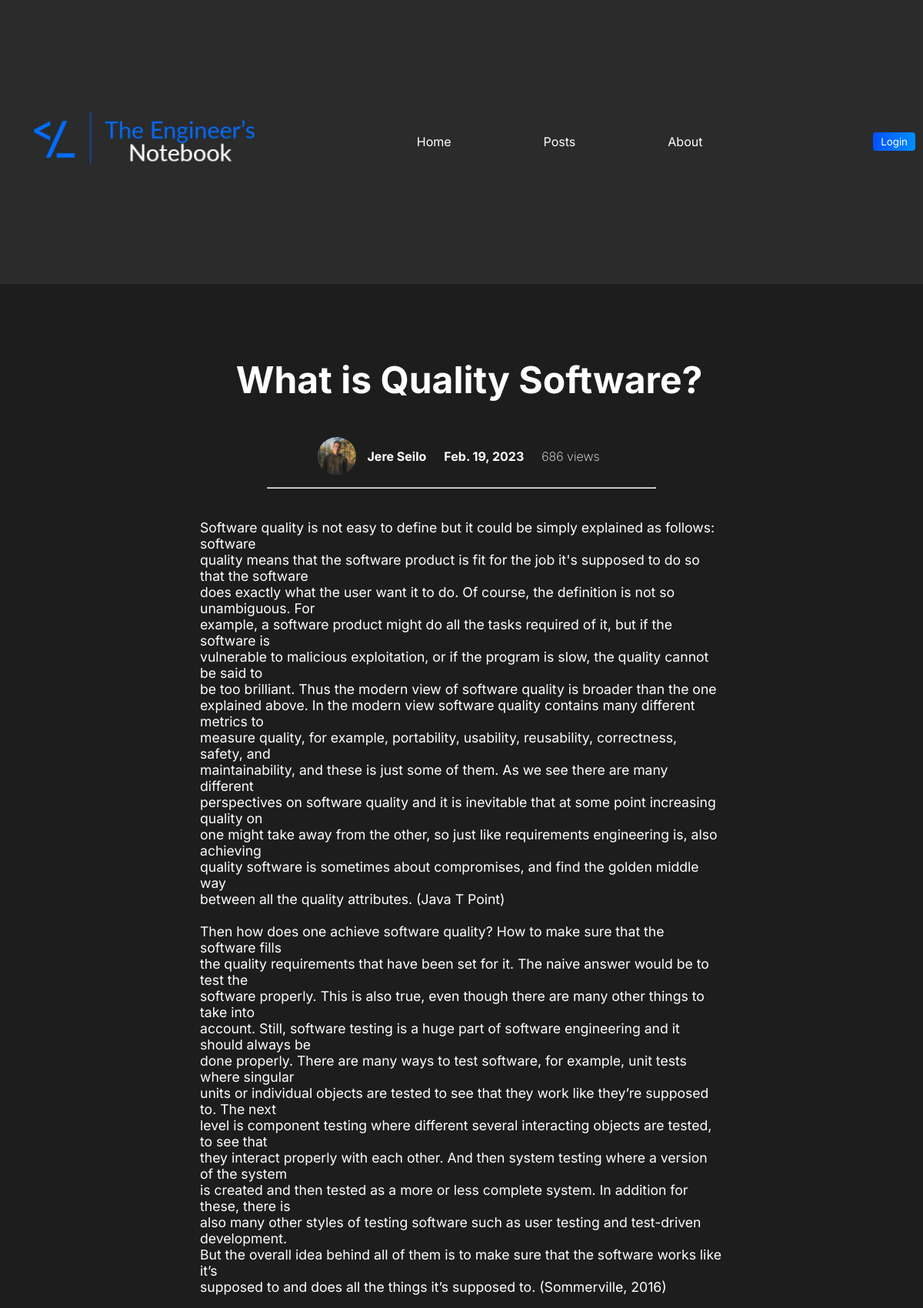
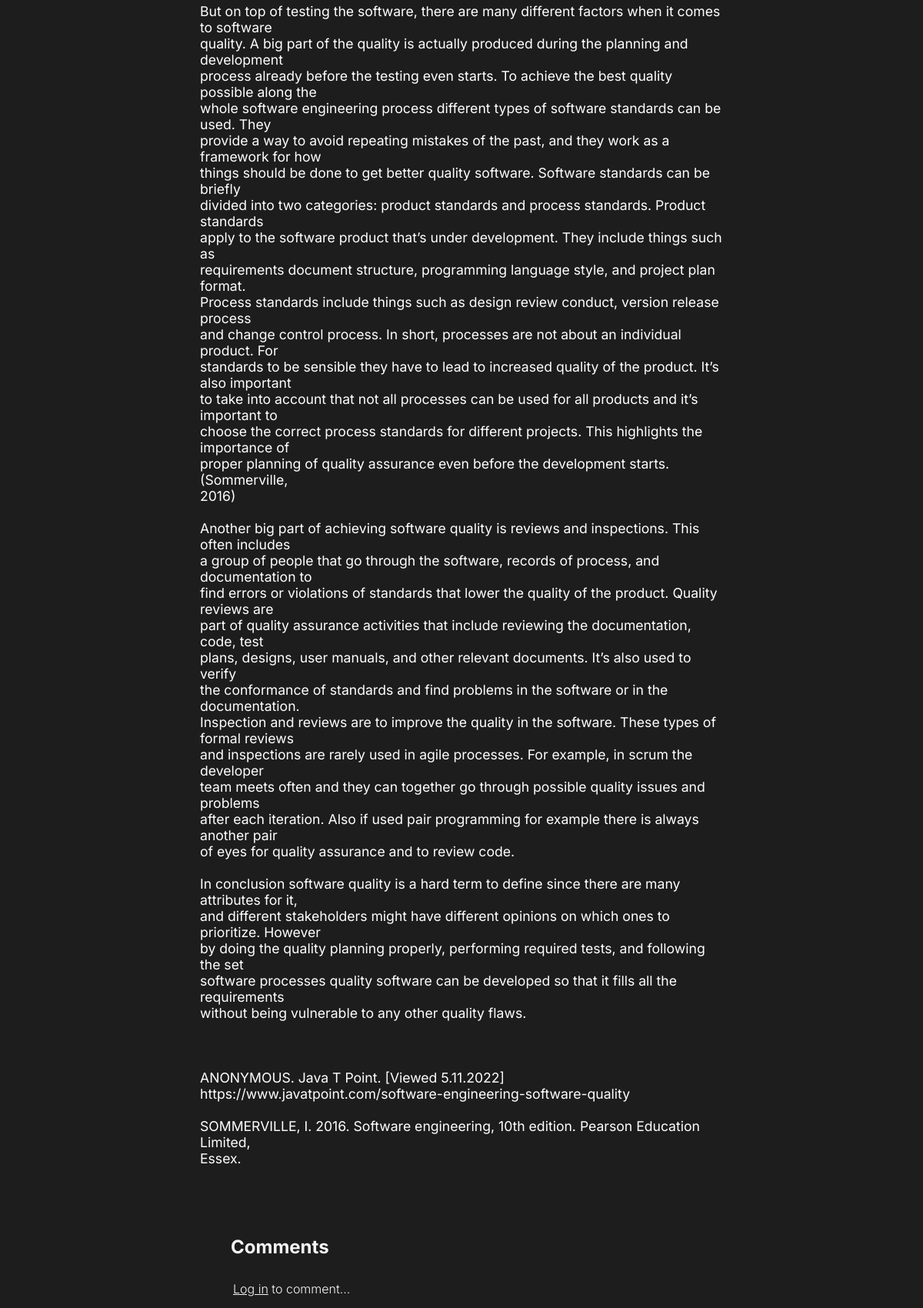
The page /posts/what-is-quality-software (upper part) on the database its author committed (2 pictures, top to bottom).
### blogapp/models.py (models this page shows, shortened)
class Post(models.Model):
    author = models.ForeignKey("Author", on_delete=models.CASCADE)
    title = models.CharField(max_length=80)
    intro = models.CharField(max_length=100)
    image = models.ImageField(upload_to="images")
    text = models.TextField()
    date = models.DateField(default=timezone.now)
    views = models.IntegerField(default=0)
    slug = models.SlugField(unique=True)
    def save(self, *args, **kwargs):
        self.slug = slugify(self.title)
        super(Post, self).save(*args, **kwargs)

class Author(models.Model):
    firstname = models.CharField(max_length=50)
    lastname = models.CharField(max_length=50)
    profilepic = models.ImageField(upload_to="images")
    def __str__(self):
        return (f"{self.firstname}  {self.lastname}")

### blogapp/views.py (the view, shortened to what this page needs)
# urls.py: path("posts/<slug:slug>", views.PostDetailView.as_view(), name="postdetail")
class PostDetailView(View):
    def get(self, request, slug):
        post = Post.objects.get(slug=slug)
        post.views += 1
        post.save()
        form = CommentForm()
        comments = post.comments.all().order_by("-id")
        return render(request, "blogapp/postdetail.html", {"post":post, "form":form, "comments":comments,})

### blogapp/templates/blogapp/postdetail.html (shortened to what this page needs)
{% extends 'base.html' %}
{% load static %}
{% block css_url%}{% static 'blogapp/postdetail.css' %}{% endblock css_url%}
{% block nav_css %}{% static 'nav.css' %}{% endblock nav_css %}
{% block content %}
{% include "nav.html" %}
<div class="main">
    <div class="textbox">
        <h2>{{post.title}}</h2>
        <div class="written">
            <img id="pp" src={{post.author.profilepic.url}}>
            <p>{{post.author}}</p>
            <p>{{post.date}}</p>
            <p id="views">{{post.views}} views</p>
       </div>
        <hr>
        <p id="text">{{post.text |linebreaksbr}}</p>
        <section>
            <div class="comments">
                <h1>Comments</h1>
                <div class="new_comment">
                    {% if user.is_authenticated %}
                    <form method="POST">
                        {% csrf_token %}
                        {{form.comment}}
                    </form>
                    {% else %}
                        <h4><a href={% url 'login' %}>Log in</a> to comment...</h4>
                    {% endif %}
                </div>
            </div>
        </section>
    </div>
</div>
{% endblock content %}

### blogapp/static/blogapp/postdetail.css (style rules this page uses)
* { margin: 0; padding: 0; }
.main { height: 90vh; width: 100vw; background-color: #1d1d1d; display: flex; justify-content: center; overflow:auto !important; }
.textbox { margin-top: 70px; height: 700px; width: 60vw; display: flex; flex-direction: column; align-items: center; }
.written { color: #fff; display: flex; justify-content: center; top: 0px; margin-top: 25px; margin-bottom: 5px; align-items: center; }
.written p { font-family: 'Inter', sans-serif; font-weight: 700; padding-left: 15px; padding-right: 8px; }
#pp { height: 50px; width: 50px; border-radius: 50%; }
.textbox h2 { color: #fff; margin-top:25px; font-family: 'Inter', sans-serif; font-size: 3rem; padding-left: 20px; margin-bottom: 20px; }
#text { margin: 20px; margin-top: 40px; color: #fff; font-family: 'Inter', sans-serif; font-size: 1.1rem; padding-bottom: 40px; }
hr { margin-top: 10px; width: 70%; color: #1d1d1d; }
#views { font-weight: 200; }
.comments { padding-top: 30px; padding-bottom: 25px; font-family: 'Inter', sans-serif; width: 50vw; font-weight: 300; color: whitesmoke; display: flex; flex-direction: column; align-items: start; }
.comments h1 { margin-bottom: 30px; }
.new_comment { height: 60px; width: 100%; }
h4 { font-weight: 300; padding-left: 3px; }
h4 a { text-decoration: underline; color: whitesmoke; }

### rows shown on the page
Post: title "What is Quality Software?", author.profilepic (picture), author "Jere Seilo", date "Feb. 19, 2023", views "686", text "Software quality is not easy to define but it could be simply explained as follows: software quality means that the software product is fit for the job it's supposed to do so that the software does exactly what the user want it to do. Of course, the definition is not so unambiguous. For example, a software product might do all the tasks required of it, but if the software is vulnerable to malicious exploitation, or if the program is slow, the quality cannot be said to be too brilliant. Thus the modern view of software quality is broader than the one explained above. In the modern view software quality contains many different metrics to measure quality, for example, portability, usability,…"
